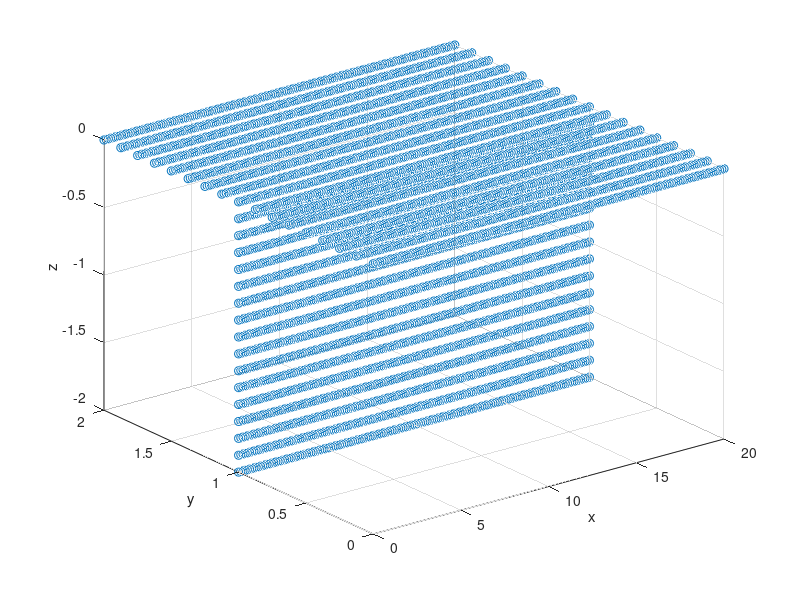

Here is the MATLAB script that generated this plot:
clear all;
close all;
clc;

Lx = 20;
Ly = 2;
Lz = 2;

N = 8;
Nelx = Lx*N;
Nely = Ly*N;
Nelz = Lz*N;
Nel = Nelx*Nely + Nelx*Nelz;

dx = Lx/Nelx;
dy = Ly/Nely;
dz = Lz/Nelz;

Nnodes = (Nely+Nelz+1)*(Nelx+1);
Nnodesx = Nelx+1;
Nnodesy = Nely+1;
Nnodesz = Nelz+1;

x_vec = zeros(Nnodes,1);
y_vec = zeros(Nnodes,1);
z_vec = zeros(Nnodes,1);
xyz_mat = zeros(Nnodes,3);

vertex_ID = zeros(Nnodes,1);

M_quad = zeros(Nel,4);
M_tri = zeros(2*Nel,3);

node_number = 1;

%for elements on x-y plane
for j = 1:Nely+1
    for i = 1:Nelx+1
        
    x_vec(node_number,1) = (i-1)*dx;
    y_vec(node_number,1) = (j-1)*dy;
    z_vec(node_number,1) = 0;
    
    xyz_mat(node_number,1) = (i-1)*dx;
    xyz_mat(node_number,2) = (j-1)*dy;
    xyz_mat(node_number,3) = 0;
    
    vertex_ID(node_number,1) = node_number;
    
    node_number = node_number+1;

    end
end

node_xz_start = node_number;

%for elements on x-z plane
for j = 1:Nelz
    for i = 1:Nelx+1
        
    x_vec(node_number,1) = (i-1)*dx;
    y_vec(node_number,1) = Ly/2;
    z_vec(node_number,1) = -j*dz;
    
    xyz_mat(node_number,1) = (i-1)*dx;
    xyz_mat(node_number,2) = Ly/2;
    xyz_mat(node_number,3) = -j*dz;
    
    vertex_ID(node_number,1) = node_number;
    
    node_number = node_number+1;
    
    end
end

el_number = 1;

%for elements on x-y plane
for jj = 1:Nely
    for ii = 1:Nelx
        node1 = (jj-1)*Nnodesx+ii;
        node2 = (jj-1)*Nnodesx+ii+1;
        node3 = (jj)*Nnodesx+ii+1;
        node4 = (jj)*Nnodesx+ii;

        M_quad(el_number,1)=node1;
        M_quad(el_number,2)=node2;
        M_quad(el_number,3)=node3;
        M_quad(el_number,4)=node4;

        M_tri(2*el_number-1,1)=node1;
        M_tri(2*el_number-1,2)=node2;
        M_tri(2*el_number-1,3)=node4;
        M_tri(2*el_number,1)=node2;
        M_tri(2*el_number,2)=node3;
        M_tri(2*el_number,3)=node4;
        
        el_number=el_number+1;
        
    end
end

node_mid = Nely/2*(Nelx+1)+1;

% for elements at the T-junction
for ii = 1:Nelx
    node1 = node_mid+ii-1;
    node2 = node_xz_start+ii-1;
    node3 = node_xz_start+ii;
    node4 = node_mid+ii;
    
    M_quad(el_number,1)=node1;
    M_quad(el_number,2)=node2;
    M_quad(el_number,3)=node3;
    M_quad(el_number,4)=node4;

    M_tri(2*el_number-1,1)=node1;
    M_tri(2*el_number-1,2)=node2;
    M_tri(2*el_number-1,3)=node4;
    M_tri(2*el_number,1)=node2;
    M_tri(2*el_number,2)=node3;
    M_tri(2*el_number,3)=node4;
    
    el_number=el_number+1;
end


%for elements on x-z plane
for jj = 2:Nelz
    for ii = 1:Nelx

        node1 = (jj-2)*Nnodesx+node_xz_start+ii-1;
        node2 = (jj-1)*Nnodesx+node_xz_start+ii-1;
        node3 = (jj-1)*Nnodesx+node_xz_start+ii;
        node4 = (jj-2)*Nnodesx+node_xz_start+ii;

        M_quad(el_number,1)=node1;
        M_quad(el_number,2)=node2;
        M_quad(el_number,3)=node3;
        M_quad(el_number,4)=node4;

        M_tri(2*el_number-1,1)=node1;
        M_tri(2*el_number-1,2)=node2;
        M_tri(2*el_number-1,3)=node4;
        M_tri(2*el_number,1)=node2;
        M_tri(2*el_number,2)=node3;
        M_tri(2*el_number,3)=node4;

        el_number=el_number+1;
        
    end
end



M_quad_touse = M_quad-1;
M_tri_touse = M_tri-1;

figure
scatter3(x_vec,y_vec,z_vec)
xlabel('x')
ylabel('y')
zlabel('z')
